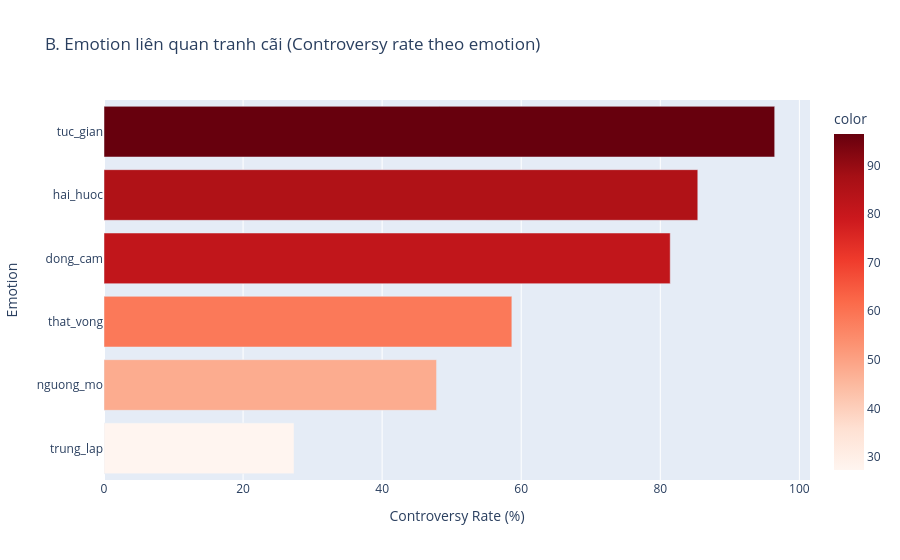

Notebook code cell kept with this figure:
### Markdown cell above
**Ý nghĩa biểu đồ:**
Biểu đồ cột chồng (Stacked Bar Chart) thể hiện cấu trúc cảm xúc chi tiết bên trong mỗi chủ đề. Phân tích này giúp trả lời câu hỏi: "Người ta đang chê bai điều gì và khen ngợi điều gì?". Ví dụ, nếu chủ đề "ngoại hình" có sắc màu xanh (tích cực) chiếm ưu thế nhưng chủ đề "đời tư" lại chủ yếu là màu đỏ (tiêu cực), bạn sẽ có cái nhìn cụ thể hơn về nguyên nhân dẫn đến các phản ứng đó.

### Code cell
# B. Emotion x Controversy
if 'emotion' in df.columns and 'controversy' in df.columns:
    emotion_controversy = df.groupby('emotion')['controversy'].mean().sort_values(ascending=False).head(10) * 100
    fig = px.bar(
        x=emotion_controversy.values,
        y=emotion_controversy.index,
        orientation='h',
        title='B. Emotion liên quan tranh cãi (Controversy rate theo emotion)',
        labels={'x': 'Controversy Rate (%)', 'y': 'Emotion'},
        color=emotion_controversy.values,
        color_continuous_scale='Reds'
    )
    fig.update_layout(yaxis={'categoryorder':'total ascending'})
    fig.show()

### Figure 1 — Plotly figure (JSON) as saved in the notebook; plotly's stock layout.template omitted (floating-point values rounded to 4 significant figures)
{"data": [{"hovertemplate": "Controversy Rate (%)=%{x}<br>Emotion=%{y}<br>color=%{marker.color}<extra></extra>", "legendgroup": "", "marker": {"color": [96.45, 85.39, 81.43, 58.65, 47.83, 27.32], "coloraxis": "coloraxis", "pattern": {"shape": ""}}, "name": "", "orientation": "h", "showlegend": false, "textposition": "auto", "type": "bar", "x": [96.45, 85.39, 81.43, 58.65, 47.83, 27.32], "xaxis": "x", "y": ["tuc_gian", "hai_huoc", "dong_cam", "that_vong", "nguong_mo", "trung_lap"], "yaxis": "y"}], "layout": {"barmode": "relative", "coloraxis": {"colorbar": {"title": {"text": "color"}}, "colorscale": [[0, "rgb(255,245,240)"], [0.125, "rgb(254,224,210)"], [0.25, "rgb(252,187,161)"], [0.375, "rgb(252,146,114)"], [0.5, "rgb(251,106,74)"], [0.625, "rgb(239,59,44)"], [0.75, "rgb(203,24,29)"], [0.875, "rgb(165,15,21)"], [1, "rgb(103,0,13)"]]}, "legend": {"tracegroupgap": 0}, "title": {"text": "B. Emotion liên quan tranh cãi (Controversy rate theo emotion)"}, "xaxis": {"anchor": "y", "domain": [0, 1], "title": {"text": "Controversy Rate (%)"}}, "yaxis": {"anchor": "x", "categoryorder": "total ascending", "domain": [0, 1], "title": {"text": "Emotion"}}}}
